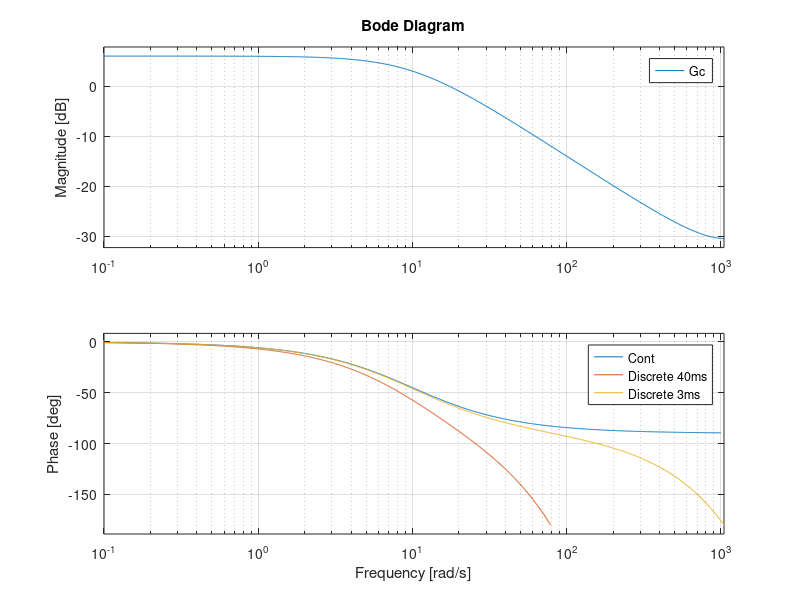
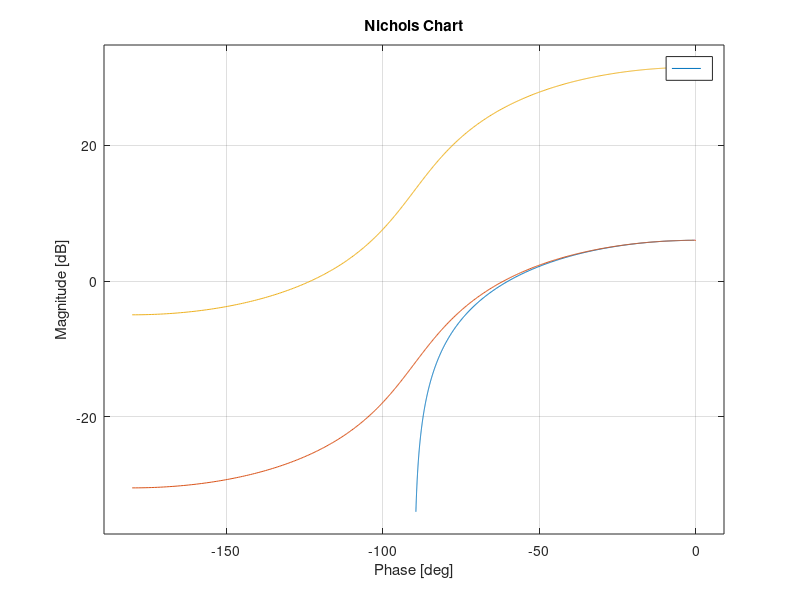

Reproduce these figures in MATLAB, in order. (Note: this script raises an error after producing the figures.)
%% Excercise 4
close all; clear all; clc;



%sys=tf(num,den)

p=tf('s');
G=2/(0.1*p+1);  
% figure;
% bode(G)


%% Shanon
wmax=100
fmax = wmax / (2*pi);
%Theo Shannon
fe_shannon=2*fmax
Te_shannon=1/fe_shannon % Periode a 31ms

%On pose  Te=40ms
fe=1/(40e-3)
fmax=fe/2
wmax=fmax*2*pi

%%
Te=40e-3;
Gc=c2d(G,Te);
figure;
bode(G);
hold all;
bode(Gc);
Te=3e-3;
Gc=c2d(G,Te);
hold all
bode(Gc);
legend('Cont','Discrete 40ms','Discrete 3ms')

%%

figure; 
nichols(G)

hold all
nichols(Gc)
Kp=10^((30-4.5)/20);
nichols(Kp*Gc)
ngrid
legend('Cont','Discrete','Kp*Gz')


